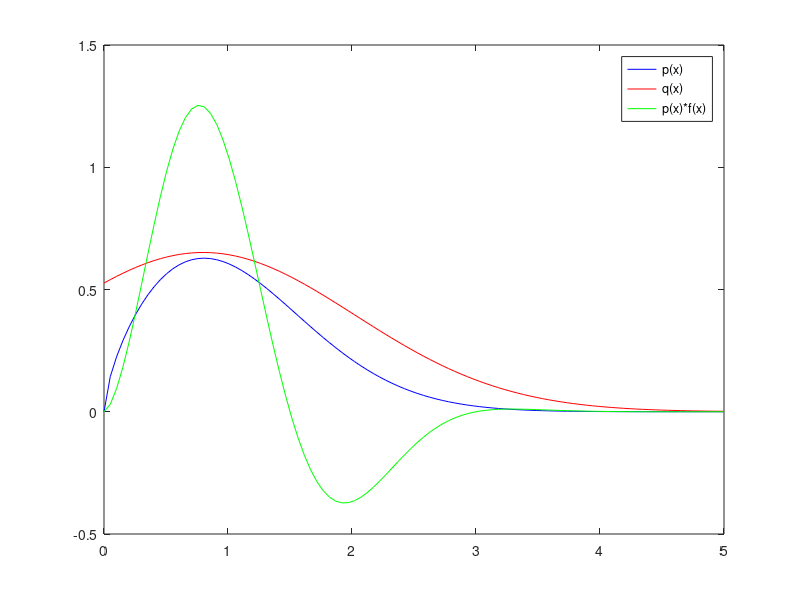

Here is the MATLAB script that generated this plot:
%% Applicazione  di MonteCarlo Approximation e del IR ( importance ReSampling )
%  per la stima approssimata del Valore Atteso:
%              I                     1            i  
%  E[ f(x) ] = I   f(x) p(x) dx ~   ---  sum( f( x ) )
%              I                     N
%
%  dove:
%
%  - f(x): funzione arbitraria --> Loss function (in Decision Theoretic)
%
%  - p(x): distribuzione di Probabilita (difficile da campionare)
%
%     i
%  - x : Campioni estratti da p(x)
%
%  Per CAMPIONARE p(x) utilizzo IMPORTANCE SAMPLING :
%
%              ^             1         i      i
%  E[ f(x) ] ~ E [ f(x) ] = ---  sum( w * f( x ) )
%                            N
%  dove:
%
% - g(x): PROPOSAL Distribution  --> distribuzione approssimante p(x)
%
%    i                                 i      i
% - w : PESI delle PARTICELLE  --> p( x )/g( x )
clear all;
mu = 0.8; %
sigma = sqrt(1.5); %
k=1.65; %
c=2; %
num_iterations = 100; %
% TARGET DISTRIBUTION
p = @(x) x.^(k-1).*exp(-x.^2/2); 

% SAMPLING DISTRIBUTION
q = @(x) c/sqrt(2*pi*sigma^2).*exp(-(mu-x).^2/(2*sigma^2)); 

% FUNZIONE ARBITRARIA sulla quale calcolare il Valore Atteso
f = @(x) 2*sin(pi/1.5*x);

%Considero le distribuzioni nell' intervallo [0 , 5] rispetto al quale
%vogli calcolare l' integrale
fun=@(x)f(x).*p(x);
I_quad = quad(fun,0,5)
 
x=linspace(0,5,100);
figure(1);
plot(x,p(x),'b');hold on
plot(x,q(x),'r');
plot(x,p(x).*f(x),'g'); 
legend('p(x)','q(x)','p(x)*f(x)')

%SCHEMA IMPORTANCE SAMPLING  eseguito per num_iterations Simulazioni
for iter=1:num_iterations
    samp_size = 1000; 
    % CAMPIONO da q(x) : X --> Vettore dei samp_size Samples
    X = normrnd(mu,sigma,[samp_size 1]);
     
    %Calcolo I Pesi
    for i=1:length(X)
        %Considero solo i sample Positivi perche' l'obbiettivo e
        %approssimare l'integrale in [0,5]
        if X(i)>=0
            %Calcolo I PESI
            W(i) = p(X(i))/q(X(i));
            %Calcolo i termini da Sommare nell' approssimazione
            I(i) = W(i)*f(X(i));
        else
            %Assegno peso nullo e termine nell 'integrale nullo in modo da
            %non inficiare l'approssimazione
            W(i)=0;
            I(i)=0;
            %Aggiorna il sample size: numero di samples utilizzati per
            %approssimare l'integrale
            samp_size = samp_size - 1;
        end
    end
    
    %Calcola l'integrale Approssimato (Montecarlo)
    I_hat = sum(I)/sum(W);
    
    [tmp tmp2 non_zero_weights] = find(W);
    %Varianza dei Samples generati
    variance = var(non_zero_weights);
    eff_samp_size = samp_size/(1 + variance);
    %Salvo i seguenti risultati ad ogni Simulazione
    % - Integrale Approssimato
    % - Varianza dei Samples generati
    % - Numero di Campioni Generati
    % - effective sample size
    format short g
    results(iter,:) = [I_hat variance samp_size eff_samp_size];
 
 
end
% Calcolo i Valori MEdi e Varianza dei risultati ottenuti
totals = [mean(results(:,1)) mean(results(:,2)) mean(results(:,3)) mean(results(:,4));...
          var(results(:,1)) var(results(:,2)) var(results(:,3)) var(results(:,4))]
